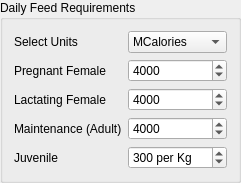
    <widget class="QGroupBox" name="groupBoxFeedRequirements" >
     <property name="sizePolicy" >
      <sizepolicy vsizetype="Fixed" hsizetype="Preferred" >
       <horstretch>0</horstretch>
       <verstretch>0</verstretch>
      </sizepolicy>
     </property>
     <property name="whatsThis" >
      <string>&lt;html>&lt;head>&lt;meta name="qrichtext" content="1" />&lt;style type="text/css">
p, li { white-space: pre-wrap; }
&lt;/style>&lt;/head>&lt;body style=" font-family:'Sans Serif'; font-size:9pt; font-weight:400; font-style:normal; text-decoration:none;">
&lt;p style=" margin-top:0px; margin-bottom:0px; margin-left:0px; margin-right:0px; -qt-block-indent:0; text-indent:0px;">LandUse Analyst breaks down the calorie requirements for the animal being modelled into three categories: Gestating, Lactating, and Juvenile. Enter the average calories required per day for an animal in each of these categories.&lt;/p>&lt;/body>&lt;/html></string>
     </property>
     <property name="title" >
      <string>Daily Feed Requirements</string>
     </property>
     <layout class="QGridLayout" >
      <item row="0" column="0" >
       <layout class="QGridLayout" >
        <item row="0" column="0" >
         <widget class="QLabel" name="label_13" >
          <property name="text" >
           <string>Select Units</string>
          </property>
         </widget>
        </item>
        <item row="0" column="1" >
         <widget class="QComboBox" name="cbFeedEnergyType" >
          <item>
           <property name="text" >
            <string>MCalories</string>
           </property>
          </item>
          <item>
           <property name="text" >
            <string>TDN</string>
           </property>
          </item>
         </widget>
        </item>
        <item row="1" column="0" >
         <widget class="QLabel" name="labelFeedRequirements2" >
          <property name="text" >
           <string>Pregnant Female</string>
          </property>
         </widget>
        </item>
        <item row="1" column="1" >
         <widget class="QSpinBox" name="sbEnergyForPregnant" >
          <property name="sizePolicy" >
           <sizepolicy vsizetype="Fixed" hsizetype="Expanding" >
            <horstretch>0</horstretch>
            <verstretch>0</verstretch>
           </sizepolicy>
          </property>
          <property name="toolTip" >
           <string>&lt;html>&lt;head>&lt;meta name="qrichtext" content="1" />&lt;style type="text/css">
p, li { white-space: pre-wrap; }
&lt;/style>&lt;/head>&lt;body style=" font-family:'Sans Serif'; font-size:9pt; font-weight:400; font-style:normal; text-decoration:none;">
&lt;p style=" margin-top:0px; margin-bottom:0px; margin-left:0px; margin-right:0px; -qt-block-indent:0; text-indent:0px;">Annual TDN (kg) required for an adult female&lt;/p>&lt;/body>&lt;/html></string>
          </property>
          <property name="suffix" >
           <string/>
          </property>
          <property name="maximum" >
           <number>20000</number>
          </property>
          <property name="value" >
           <number>4000</number>
          </property>
         </widget>
        </item>
        <item row="2" column="0" >
         <widget class="QLabel" name="labelFeedRequirements3" >
          <property name="toolTip" >
           <string>&lt;html>&lt;head>&lt;meta name="qrichtext" content="1" />&lt;style type="text/css">
p, li { white-space: pre-wrap; }
&lt;/style>&lt;/head>&lt;body style=" font-family:'Sans Serif'; font-size:9pt; font-weight:400; font-style:normal; text-decoration:none;">
&lt;p style=" margin-top:0px; margin-bottom:0px; margin-left:0px; margin-right:0px; -qt-block-indent:0; text-indent:0px;">Annual TDN (kg) required for an adult male&lt;/p>&lt;/body>&lt;/html></string>
          </property>
          <property name="text" >
           <string>Lactating Female</string>
          </property>
         </widget>
        </item>
        <item row="2" column="1" >
         <widget class="QSpinBox" name="sbEnergyForLactating" >
          <property name="sizePolicy" >
           <sizepolicy vsizetype="Fixed" hsizetype="Expanding" >
            <horstretch>0</horstretch>
            <verstretch>0</verstretch>
           </sizepolicy>
          </property>
          <property name="toolTip" >
           <string>&lt;html>&lt;head>&lt;meta name="qrichtext" content="1" />&lt;style type="text/css">
p, li { white-space: pre-wrap; }
&lt;/style>&lt;/head>&lt;body style=" font-family:'Sans Serif'; font-size:9pt; font-weight:400; font-style:normal; text-decoration:none;">
&lt;p style=" margin-top:0px; margin-bottom:0px; margin-left:0px; margin-right:0px; -qt-block-indent:0; text-indent:0px;">The number of calories required per day for a female that is lactating.&lt;/p>&lt;/body>&lt;/html></string>
          </property>
          <property name="suffix" >
           <string/>
          </property>
          <property name="maximum" >
           <number>20000</number>
          </property>
          <property name="value" >
           <number>4000</number>
          </property>
         </widget>
        </item>
        <item row="3" column="0" >
         <widget class="QLabel" name="labelFeedRequirements3_2" >
          <property name="toolTip" >
           <string>&lt;html>&lt;head>&lt;meta name="qrichtext" content="1" />&lt;style type="text/css">
p, li { white-space: pre-wrap; }
&lt;/style>&lt;/head>&lt;body style=" font-family:'Sans Serif'; font-size:9pt; font-weight:400; font-style:normal; text-decoration:none;">
&lt;p style=" margin-top:0px; margin-bottom:0px; margin-left:0px; margin-right:0px; -qt-block-indent:0; text-indent:0px;">Annual TDN (kg) required for an adult male&lt;/p>&lt;/body>&lt;/html></string>
          </property>
          <property name="text" >
           <string>Maintenance (Adult)</string>
          </property>
         </widget>
        </item>
        <item row="3" column="1" >
         <widget class="QSpinBox" name="sbEnergyForMaintenance" >
          <property name="sizePolicy" >
           <sizepolicy vsizetype="Fixed" hsizetype="Expanding" >
            <horstretch>0</horstretch>
            <verstretch>0</verstretch>
           </sizepolicy>
          </property>
          <property name="toolTip" >
           <string>&lt;html>&lt;head>&lt;meta name="qrichtext" content="1" />&lt;style type="text/css">
p, li { white-space: pre-wrap; }
&lt;/style>&lt;/head>&lt;body style=" font-family:'Sans Serif'; font-size:9pt; font-weight:400; font-style:normal; text-decoration:none;">
&lt;p style=" margin-top:0px; margin-bottom:0px; margin-left:0px; margin-right:0px; -qt-block-indent:0; text-indent:0px;">The number of calories required per day for a female that is lactating.&lt;/p>&lt;/body>&lt;/html></string>
          </property>
          <property name="suffix" >
           <string/>
          </property>
          <property name="maximum" >
           <number>20000</number>
          </property>
          <property name="value" >
           <number>4000</number>
          </property>
         </widget>
        </item>
        <item row="4" column="0" >
         <widget class="QLabel" name="labelFeedRequirements4" >
          <property name="toolTip" >
           <string>&lt;html>&lt;head>&lt;meta name="qrichtext" content="1" />&lt;style type="text/css">
p, li { white-space: pre-wrap; }
&lt;/style>&lt;/head>&lt;body style=" font-family:'Sans Serif'; font-size:9pt; font-weight:400; font-style:normal; text-decoration:none;">
&lt;p style=" margin-top:0px; margin-bottom:0px; margin-left:0px; margin-right:0px; -qt-block-indent:0; text-indent:0px;">Annual TDN (kg) required for a juvenile&lt;/p>&lt;/body>&lt;/html></string>
          </property>
          <property name="text" >
           <string>Juvenile</string>
          </property>
         </widget>
        </item>
        <item row="4" column="1" >
         <widget class="QSpinBox" name="sbEnergyForJuvenilePerKg" >
          <property name="sizePolicy" >
           <sizepolicy vsizetype="Fixed" hsizetype="Expanding" >
            <horstretch>0</horstretch>
            <verstretch>0</verstretch>
           </sizepolicy>
          </property>
          <property name="toolTip" >
           <string>&lt;html>&lt;head>&lt;meta name="qrichtext" content="1" />&lt;style type="text/css">
p, li { white-space: pre-wrap; }
&lt;/style>&lt;/head>&lt;body style=" font-family:'Sans Serif'; font-size:9pt; font-weight:400; font-style:normal; text-decoration:none;">
&lt;p style=" margin-top:0px; margin-bottom:0px; margin-left:0px; margin-right:0px; -qt-block-indent:0; text-indent:0px;">The number of calories required per day for a juvenile.&lt;/p>&lt;/body>&lt;/html></string>
          </property>
          <property name="whatsThis" >
           <string>&lt;html>&lt;head>&lt;meta name="qrichtext" content="1" />&lt;style type="text/css">
p, li { white-space: pre-wrap; }
&lt;/style>&lt;/head>&lt;body style=" font-family:'Sans Serif'; font-size:9pt; font-weight:400; font-style:normal; text-decoration:none;">
&lt;p style=" margin-top:0px; margin-bottom:0px; margin-left:0px; margin-right:0px; -qt-block-indent:0; text-indent:0px;">The number of calories required per day for a juvenile. LandUse Analyst considers a Juvenile to be an animal after weaning and before slaughter.&lt;/p>&lt;/body>&lt;/html></string>
          </property>
          <property name="suffix" >
           <string> per Kg</string>
          </property>
          <property name="maximum" >
           <number>20000</number>
          </property>
          <property name="value" >
           <number>300</number>
          </property>
         </widget>
        </item>
       </layout>
      </item>
     </layout>
    </widget>
